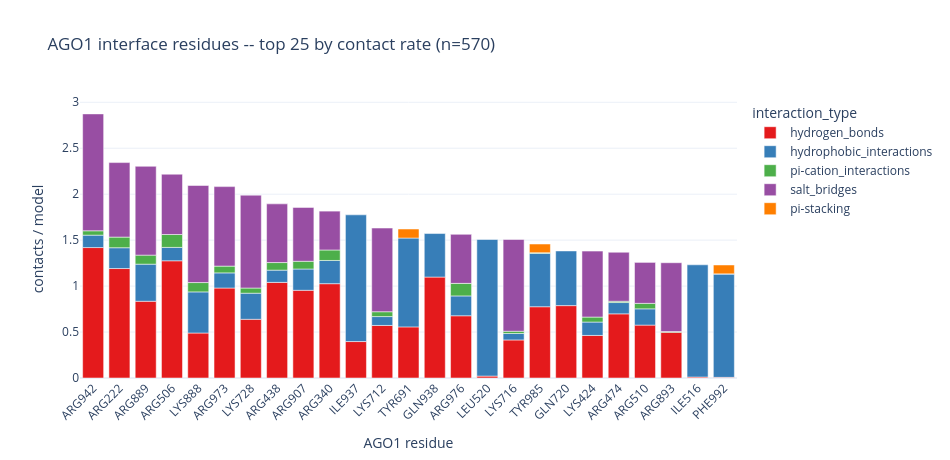
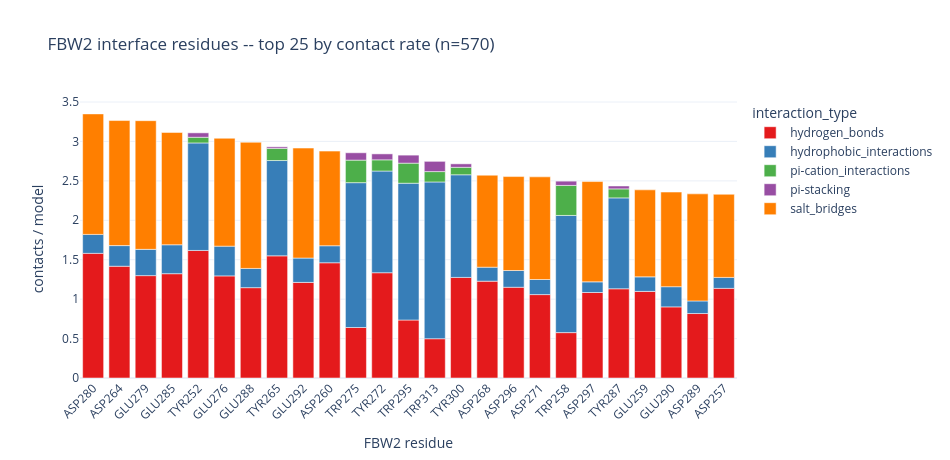

Notebook code cell kept with these figures, in order:
### Markdown cell above
## Residue-level interface map

Single-residue resolution for the busiest AGO1 and partner residues, split by
interaction type, plus the 2-D AGO1-residue × partner-residue contact map —
the predicted interface footprint, pooled across surviving backends. Runs for
the first populated protein couple; edit `COUPLE_FOR_RESIDUE_MAP` to switch.

### Code cell
COUPLE_FOR_RESIDUE_MAP = 'B'   # a protein partner chain letter
TOP_N = 25
bc = df[df["reschain_lig"] == COUPLE_FOR_RESIDUE_MAP].copy()
n_norm = df.groupby(["cluster", "fname"]).ngroups
partner_name = LIGAND_CHAIN_NAMES.get(COUPLE_FOR_RESIDUE_MAP, "partner")

def residue_rate_bar(data, resnr_col, restype_col, chain_label, filename):
    if data.empty:
        print(f"{chain_label}: no rows -- skipping."); return pd.DataFrame({resnr_col: [], restype_col: []})
    per_res_total = (data.groupby([resnr_col, restype_col], observed=True).size()
                     .div(n_norm).rename("rate").reset_index()
                     .sort_values("rate", ascending=False).head(TOP_N))
    order = per_res_total[resnr_col].tolist()
    per_res_itype = (data.groupby([resnr_col, restype_col, "interaction_type"], observed=True).size()
                     .div(n_norm).rename("rate").reset_index())
    per_res_itype = per_res_itype[per_res_itype[resnr_col].isin(order)].copy()
    per_res_itype["label"] = (per_res_itype[restype_col].astype(str)
                              + per_res_itype[resnr_col].astype(int).astype(str))
    label_order = [f"{per_res_total.loc[per_res_total[resnr_col] == r, restype_col].iloc[0]}{int(r)}"
                   for r in order]
    fig = px.bar(per_res_itype, x="label", y="rate", color="interaction_type",
                 category_orders={"label": label_order}, color_discrete_sequence=ITYPE_PALETTE,
                 template=TEMPLATE, title=f"{chain_label} interface residues -- top {TOP_N} by contact rate (n={n_norm})")
    fig.update_layout(width=950, height=460, xaxis_title=f"{chain_label} residue",
                      yaxis_title="contacts / model", xaxis_tickangle=-45)
    save_fig(fig, filename, "residue_interface")
    return per_res_total

top_rec = residue_rate_bar(bc, "resnr", "restype", RECEPTOR_NAME, f"{RECEPTOR_NAME.lower()}_top_residues.html")
top_lig = residue_rate_bar(bc, "resnr_lig", "restype_lig", partner_name, f"{partner_name.lower()}_top_residues.html")
display(top_rec.reset_index(drop=True)); display(top_lig.reset_index(drop=True))

### Figure 1 — Plotly figure (JSON) as saved in the notebook; plotly's stock layout.template omitted (floating-point values rounded to 4 significant figures)
{"data": [{"hovertemplate": "interaction_type=hydrogen_bonds<br>label=%{x}<br>rate=%{y}<extra></extra>", "legendgroup": "hydrogen_bonds", "marker": {"color": "rgb(228,26,28)", "pattern": {"shape": ""}}, "name": "hydrogen_bonds", "orientation": "v", "showlegend": true, "textposition": "auto", "type": "bar", "x": ["ARG222", "ARG340", "LYS424", "ARG438", "ARG474", "ARG506", "ARG510", "ILE516", "LEU520", "TYR691", "LYS712", "LYS716", "GLN720", "LYS728", "LYS888", "ARG889", "ARG893", "ARG907", "ILE937", "GLN938", "ARG942", "ARG973", "ARG976", "TYR985", "PHE992"], "xaxis": "x", "y": [1.191, 1.026, 0.4632, 1.04, 0.6982, 1.275, 0.5754, 0.01053, 0.02105, 0.5561, 0.5719, 0.414, 0.7877, 0.6386, 0.4895, 0.8351, 0.4965, 0.9544, 0.3965, 1.098, 1.419, 0.9789, 0.6772, 0.7754, 0.007018], "yaxis": "y"}, {"hovertemplate": "interaction_type=hydrophobic_interactions<br>label=%{x}<br>rate=%{y}<extra></extra>", "legendgroup": "hydrophobic_interactions", "marker": {"color": "rgb(55,126,184)", "pattern": {"shape": ""}}, "name": "hydrophobic_interactions", "orientation": "v", "showlegend": true, "textposition": "auto", "type": "bar", "x": ["ARG222", "ARG340", "LYS424", "ARG438", "ARG474", "ARG506", "ARG510", "ILE516", "LEU520", "TYR691", "LYS712", "LYS716", "GLN720", "LYS728", "LYS888", "ARG889", "ARG907", "ILE937", "GLN938", "ARG942", "ARG973", "ARG976", "TYR985", "PHE992"], "xaxis": "x", "y": [0.2263, 0.2526, 0.1456, 0.1333, 0.1228, 0.1456, 0.1772, 1.221, 1.486, 0.9667, 0.09649, 0.07018, 0.5947, 0.2842, 0.4474, 0.4035, 0.2316, 1.379, 0.4737, 0.1351, 0.1649, 0.2158, 0.5807, 1.125], "yaxis": "y"}, {"hovertemplate": "interaction_type=pi-cation_interactions<br>label=%{x}<br>rate=%{y}<extra></extra>", "legendgroup": "pi-cation_interactions", "marker": {"color": "rgb(77,175,74)", "pattern": {"shape": ""}}, "name": "pi-cation_interactions", "orientation": "v", "showlegend": true, "textposition": "auto", "type": "bar", "x": ["ARG222", "ARG340", "LYS424", "ARG438", "ARG474", "ARG506", "ARG510", "LYS712", "LYS716", "LYS728", "LYS888", "ARG889", "ARG893", "ARG907", "ARG942", "ARG973", "ARG976", "TYR985", "PHE992"], "xaxis": "x", "y": [0.1158, 0.114, 0.05439, 0.08246, 0.01404, 0.1404, 0.05965, 0.05263, 0.02456, 0.05614, 0.1018, 0.09825, 0.008772, 0.08421, 0.04737, 0.07368, 0.1368, 0.007018, 0.001754], "yaxis": "y"}, {"hovertemplate": "interaction_type=salt_bridges<br>label=%{x}<br>rate=%{y}<extra></extra>", "legendgroup": "salt_bridges", "marker": {"color": "rgb(152,78,163)", "pattern": {"shape": ""}}, "name": "salt_bridges", "orientation": "v", "showlegend": true, "textposition": "auto", "type": "bar", "x": ["ARG222", "ARG340", "LYS424", "ARG438", "ARG474", "ARG506", "ARG510", "LYS712", "LYS716", "LYS728", "LYS888", "ARG889", "ARG893", "ARG907", "ARG942", "ARG973", "ARG976"], "xaxis": "x", "y": [0.8105, 0.4228, 0.7175, 0.6386, 0.5333, 0.6561, 0.4456, 0.9105, 0.9982, 1.011, 1.056, 0.9667, 0.7491, 0.586, 1.272, 0.8649, 0.5333], "yaxis": "y"}, {"hovertemplate": "interaction_type=pi-stacking<br>label=%{x}<br>rate=%{y}<extra></extra>", "legendgroup": "pi-stacking", "marker": {"color": "rgb(255,127,0)", "pattern": {"shape": ""}}, "name": "pi-stacking", "orientation": "v", "showlegend": true, "textposition": "auto", "type": "bar", "x": ["TYR691", "TYR985", "PHE992"], "xaxis": "x", "y": [0.09825, 0.09474, 0.09649], "yaxis": "y"}], "layout": {"barmode": "relative", "height": 460, "legend": {"title": {"text": "interaction_type"}, "tracegroupgap": 0}, "title": {"text": "AGO1 interface residues -- top 25 by contact rate (n=570)"}, "width": 950, "xaxis": {"anchor": "y", "categoryarray": ["ARG942", "ARG222", "ARG889", "ARG506", "LYS888", "ARG973", "LYS728", "ARG438", "ARG907", "ARG340", "ILE937", "LYS712", "TYR691", "GLN938", "ARG976", "LEU520", "LYS716", "TYR985", "GLN720", "LYS424", "ARG474", "ARG510", "ARG893", "ILE516", "PHE992"], "categoryorder": "array", "domain": [0.0, 1.0], "tickangle": -45, "title": {"text": "AGO1 residue"}}, "yaxis": {"anchor": "x", "domain": [0.0, 1.0], "title": {"text": "contacts / model"}}}}

### Figure 2 — Plotly figure (JSON) as saved in the notebook; plotly's stock layout.template omitted (floating-point values rounded to 4 significant figures)
{"data": [{"hovertemplate": "interaction_type=hydrogen_bonds<br>label=%{x}<br>rate=%{y}<extra></extra>", "legendgroup": "hydrogen_bonds", "marker": {"color": "rgb(228,26,28)", "pattern": {"shape": ""}}, "name": "hydrogen_bonds", "orientation": "v", "showlegend": true, "textposition": "auto", "type": "bar", "x": ["TYR252", "ASP257", "TRP258", "GLU259", "ASP260", "ASP264", "TYR265", "ASP268", "ASP271", "TYR272", "TRP275", "GLU276", "GLU279", "ASP280", "GLU285", "TYR287", "GLU288", "ASP289", "GLU290", "GLU292", "TRP295", "ASP296", "ASP297", "TYR300", "TRP313"], "xaxis": "x", "y": [1.618, 1.137, 0.5754, 1.098, 1.461, 1.418, 1.549, 1.228, 1.058, 1.335, 0.6404, 1.295, 1.298, 1.581, 1.323, 1.132, 1.146, 0.8175, 0.9018, 1.212, 0.7351, 1.151, 1.084, 1.275, 0.4982], "yaxis": "y"}, {"hovertemplate": "interaction_type=hydrophobic_interactions<br>label=%{x}<br>rate=%{y}<extra></extra>", "legendgroup": "hydrophobic_interactions", "marker": {"color": "rgb(55,126,184)", "pattern": {"shape": ""}}, "name": "hydrophobic_interactions", "orientation": "v", "showlegend": true, "textposition": "auto", "type": "bar", "x": ["TYR252", "ASP257", "TRP258", "GLU259", "ASP260", "ASP264", "TYR265", "ASP268", "ASP271", "TYR272", "TRP275", "GLU276", "GLU279", "ASP280", "GLU285", "TYR287", "GLU288", "ASP289", "GLU290", "GLU292", "TRP295", "ASP296", "ASP297", "TYR300", "TRP313"], "xaxis": "x", "y": [1.363, 0.1386, 1.486, 0.1842, 0.2158, 0.2614, 1.209, 0.1772, 0.1912, 1.289, 1.837, 0.3772, 0.3333, 0.2404, 0.3667, 1.153, 0.2439, 0.1596, 0.2561, 0.3088, 1.735, 0.2123, 0.1351, 1.302, 1.988], "yaxis": "y"}, {"hovertemplate": "interaction_type=pi-cation_interactions<br>label=%{x}<br>rate=%{y}<extra></extra>", "legendgroup": "pi-cation_interactions", "marker": {"color": "rgb(77,175,74)", "pattern": {"shape": ""}}, "name": "pi-cation_interactions", "orientation": "v", "showlegend": true, "textposition": "auto", "type": "bar", "x": ["TYR252", "TRP258", "TYR265", "TYR272", "TRP275", "TYR287", "TRP295", "TYR300", "TRP313"], "xaxis": "x", "y": [0.07193, 0.3807, 0.1544, 0.1421, 0.286, 0.114, 0.2544, 0.09474, 0.1316], "yaxis": "y"}, {"hovertemplate": "interaction_type=pi-stacking<br>label=%{x}<br>rate=%{y}<extra></extra>", "legendgroup": "pi-stacking", "marker": {"color": "rgb(152,78,163)", "pattern": {"shape": ""}}, "name": "pi-stacking", "orientation": "v", "showlegend": true, "textposition": "auto", "type": "bar", "x": ["TYR252", "TRP258", "TYR265", "TYR272", "TRP275", "TYR287", "TRP295", "TYR300", "TRP313"], "xaxis": "x", "y": [0.05614, 0.05439, 0.0193, 0.07544, 0.09298, 0.03684, 0.1018, 0.04386, 0.1298], "yaxis": "y"}, {"hovertemplate": "interaction_type=salt_bridges<br>label=%{x}<br>rate=%{y}<extra></extra>", "legendgroup": "salt_bridges", "marker": {"color": "rgb(255,127,0)", "pattern": {"shape": ""}}, "name": "salt_bridges", "orientation": "v", "showlegend": true, "textposition": "auto", "type": "bar", "x": ["ASP257", "GLU259", "ASP260", "ASP264", "ASP268", "ASP271", "GLU276", "GLU279", "ASP280", "GLU285", "GLU288", "ASP289", "GLU290", "GLU292", "ASP296", "ASP297"], "xaxis": "x", "y": [1.054, 1.104, 1.2, 1.586, 1.167, 1.302, 1.368, 1.632, 1.528, 1.425, 1.6, 1.358, 1.2, 1.395, 1.191, 1.272], "yaxis": "y"}], "layout": {"barmode": "relative", "height": 460, "legend": {"title": {"text": "interaction_type"}, "tracegroupgap": 0}, "title": {"text": "FBW2 interface residues -- top 25 by contact rate (n=570)"}, "width": 950, "xaxis": {"anchor": "y", "categoryarray": ["ASP280", "ASP264", "GLU279", "GLU285", "TYR252", "GLU276", "GLU288", "TYR265", "GLU292", "ASP260", "TRP275", "TYR272", "TRP295", "TRP313", "TYR300", "ASP268", "ASP296", "ASP271", "TRP258", "ASP297", "TYR287", "GLU259", "GLU290", "ASP289", "ASP257"], "categoryorder": "array", "domain": [0.0, 1.0], "tickangle": -45, "title": {"text": "FBW2 residue"}}, "yaxis": {"anchor": "x", "domain": [0.0, 1.0], "title": {"text": "contacts / model"}}}}
